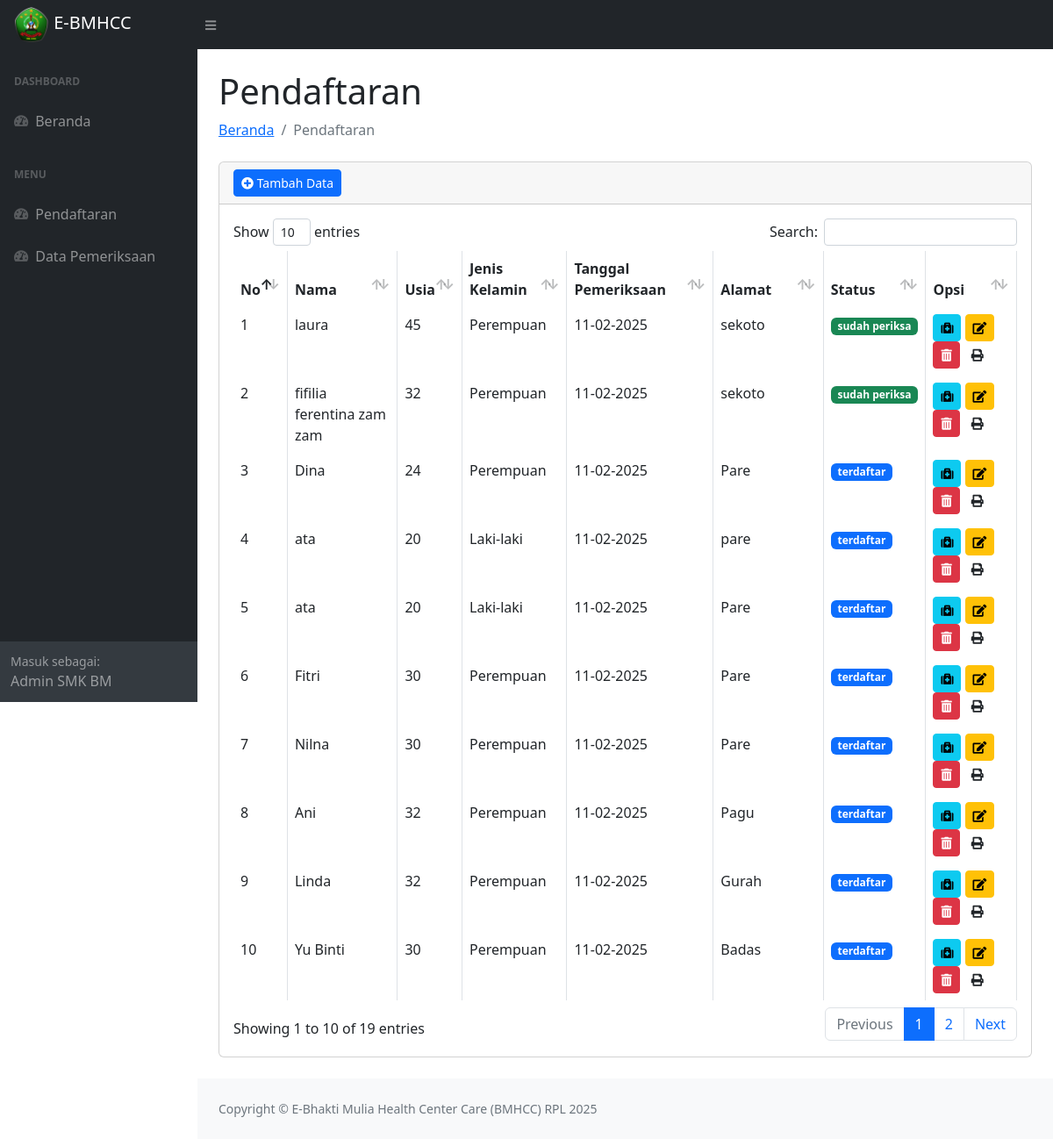
The page /pendaftaran.php on the database its author committed.
### tables this page shows
CREATE TABLE `tb_daftar` (
  `id_daftar` int(11) NOT NULL,
  `nama` varchar(255) NOT NULL,
  `usia` int(3) NOT NULL,
  `jenis_kelamin` enum('Laki-laki','Perempuan','','') NOT NULL,
  `tgl_pemeriksaan` date NOT NULL,
  `alamat` text NOT NULL,
  `asam_urat` int(11) NOT NULL,
  `gula_darah` int(11) NOT NULL,
  `kolesterol` int(11) NOT NULL,
  `status` enum('terdaftar','sudah periksa','','') NOT NULL
);

### pendaftaran.php (the view, shortened to what this page needs)
<?php
    include "header.php";
?>
            <div id="layoutSidenav_content">
                <main>
                    <div class="container-fluid px-4">
                        <h1 class="mt-4">Pendaftaran</h1>
                        <ol class="breadcrumb mb-4">
                            <li class="breadcrumb-item"><a href="index.php">Beranda</a></li>
                            <li class="breadcrumb-item active">Pendaftaran</li>
                        </ol>
                        <div class="card mb-4">
                            <div class="card-header">
                                <a class="btn btn-primary btn-sm" href="tambahpendaftaran.php" role="button"><i class="fas fa-plus-circle"></i> Tambah Data</a>
                            </div>
                            <div class="card-body">
                            <div class="table-responsive">
                            <table class="table table-bordered" id="dataTable" width="100%" cellspacing="0">
                                    <thead>
                                        <tr>
                                            <th>No</th>
                                            <th>Nama</th>
                                            <th>Usia</th>
                                            <th>Jenis Kelamin</th>
                                            <th>Tanggal Pemeriksaan</th>
                                            <th>Alamat</th>
                                            <th>Status</th>
                                            <th>Opsi</th>
                                        </tr>
                                    </thead>
                                    <tbody>
                                        <?php
                                            $no=1;
                                            $query=mysqli_query($koneksi,"select * from tb_daftar order by id_daftar desc");
                                            while($data=mysqli_fetch_array($query)){
                                        ?>
                                        <tr>
                                            <td><?php echo $no++;?></td>
                                            <td><?php echo $data['nama'];?></td>
                                            <td><?php echo $data['usia'];?></td>
                                            <td><?php echo $data['jenis_kelamin'];?></td>
                                            <td><?php $tanggal=$data['tgl_pemeriksaan']; echo $tgl=date("d-m-Y",strtotime($tanggal));?></td>
                                            <td><?php echo $data['alamat'];?></td>
                                            <td>
                                                <?php if($data['status']=="terdaftar"){?>
                                                    <span class="badge text-bg-primary"><?php echo $data['status'];?></span>
                                                <?php }else { ?>
                                                    <span class="badge text-bg-success"><?php echo $data['status'];?></span>
                                                <?php } ?>
                                            </td>
                                            <td>
                                                <button type="button" class="btn btn-info btn-sm" title="pemeriksaan" data-bs-toggle="modal" data-bs-target="#exampleModal<?php echo $data['id_daftar']; ?>">
                                                    <i class="fas fa-medkit"></i>
                                                </button>
                                                <a class="btn btn-warning btn-sm" href="editpendaftaran.php?id=<?php echo $data['id_daftar'];?>" role="button" title="Edit data"><i class="fas fa-edit"></i></a>
                                                <button type="button" class="btn btn-danger btn-sm" title="Hapus data" data-bs-toggle="modal" data-bs-target="#hapusModal<?php echo $data['id_daftar']; ?>">
                                                <i class="fas fa-trash-alt"></i>
                                                </button>
                                                <a class="btn btn-default btn-sm" target="_blank" href="cetak_pendaftaran.php?id=<?php echo $data['id_daftar'];?>" role="button" title="Print Pendaftaran"><i class="fas fa-print"></i></a>
                                            </td>
                                        </tr>
                                        <div class="modal fade" id="hapusModal<?php echo $data['id_daftar'];?>" tabindex="-1" aria-labelledby="exampleModalLabel" aria-hidden="true">
                                        <?php
                                            }?>
                                    </tbody>
                                </table>
                                        </div>
                            </div>
                        </div>
                    </div>
                </main>
<?php
    include "footer.php";
?>

### rows shown on the page
tb_daftar: nama "laura", usia "45", jenis_kelamin "Perempuan", tgl_pemeriksaan "11-02-2025", alamat "sekoto", status "sudah periksa"
tb_daftar: nama "fifilia ferentina zam zam", usia "32", jenis_kelamin "Perempuan", tgl_pemeriksaan "11-02-2025", alamat "sekoto", status "sudah periksa"
tb_daftar: nama "Dina", usia "24", jenis_kelamin "Perempuan", tgl_pemeriksaan "11-02-2025", alamat "Pare", status "terdaftar"
tb_daftar: nama "ata", usia "20", jenis_kelamin "Laki-laki", tgl_pemeriksaan "11-02-2025", alamat "pare", status "terdaftar"
tb_daftar: nama "ata", usia "20", jenis_kelamin "Laki-laki", tgl_pemeriksaan "11-02-2025", alamat "Pare", status "terdaftar"
tb_daftar: nama "Fitri", usia "30", jenis_kelamin "Perempuan", tgl_pemeriksaan "11-02-2025", alamat "Pare", status "terdaftar"
tb_daftar: nama "Nilna", usia "30", jenis_kelamin "Perempuan", tgl_pemeriksaan "11-02-2025", alamat "Pare", status "terdaftar"
tb_daftar: nama "Ani", usia "32", jenis_kelamin "Perempuan", tgl_pemeriksaan "11-02-2025", alamat "Pagu", status "terdaftar"
tb_daftar: nama "Linda", usia "32", jenis_kelamin "Perempuan", tgl_pemeriksaan "11-02-2025", alamat "Gurah", status "terdaftar"
tb_daftar: nama "Yu Binti", usia "30", jenis_kelamin "Perempuan", tgl_pemeriksaan "11-02-2025", alamat "Badas", status "terdaftar"
